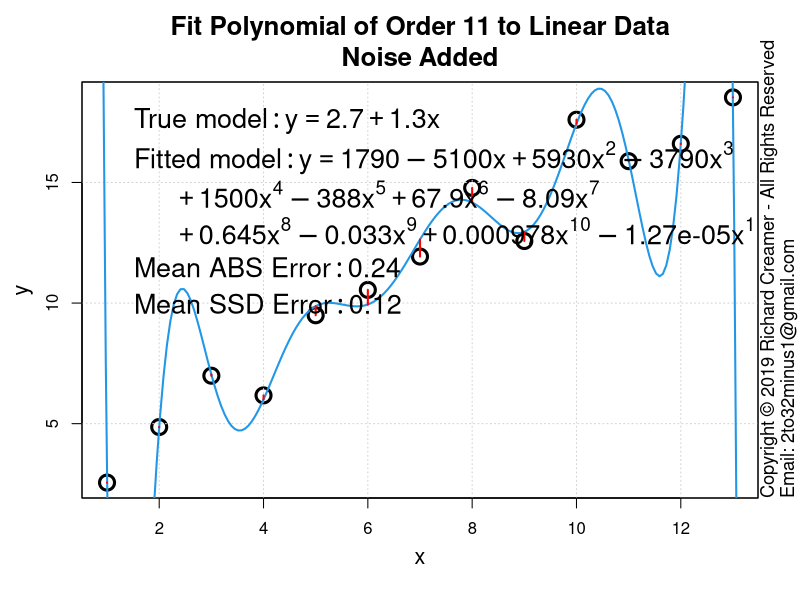

Generate this figure with R:
##############################################################
### Copyright (c) Richard Creamer 2019 - All Rights Reserved
### Inquiries: email 2to32minus1@gmail.com
##############################################################

### Globals
fontScale = 1.2    # Global font size variable
lf        = 1.2    # Enlarge font of plot labels
verbose   = FALSE  # Verbose printing
lw        = 2      # Line width
xMargin   = 1      # X-axis margin for plots
yMargin   = 1      # Y-axis margin for plots
de        = 0.01   # Small constant for estimating derivatives numerically
smlPts    = 1      # Small  data point/circle
medPts    = 1.5    # Medium data point/circle
lrgPts    = 2.0    # Large  data point/circle

### Run this function to generate this plot
runFunc = function() {
	dw = 1000
	dh = 750	
	path = "D:/Code/R/LeastSquaresPlay/PlotsAndAssocCode/Plot7/"
	savePngVerbose( paste(path, "Plot7.png", sep=""), 
					plotNthOrderPolyToLinearData, w=dw, h=dw, un="px", N=11, doPlot=TRUE, nPts=13 )	
}

### Fit Nth order polynomial to linear data
plotNthOrderPolyToLinearData = function( nPts=15, N=1, modelM=1.3, modelB=2.7, noiseSigma=1.5, doPlot=FALSE ) {
	set.seed( 3 )
	
	if ( N < 1 || N > 11 ) { print( sprintf( "Error: N (%d) outside range 1:11", N) ); return() }
	if ( nPts < (N + 1) )  { print( sprintf( "Error: nPts (%d) must be > N (%d)", nPts, N ) ); return() }
	
	coeff = c( modelB, modelM )
	x = 1:nPts
	y = evalPoly( x, coeff ) + rnorm( length(x), sd=noiseSigma )
	
	# Build appropriate formula, example: "y ~ x + I(x^2) + I(x^3) + ..."
	polyFormula = makePolyFormula( polyOrder=N )
	
	lmFit = lm( as.formula(polyFormula) )
	e = compPolyFitError( x, y, lmFit$coefficients )
	if ( doPlot ) {
		plotTitle = sprintf( "Fit Polynomial of Order %d to Linear Data\nNoise Added", N );
		plot( x, y, cex.lab=lf, xlab="", ylab="", main=plotTitle, cex=lrgPts, lwd=lw+1, cex.main=1.3*fontScale )
		addAxisLabels()
		grid()
		box()
		leftX = gpl()$xLim[1]
		rightX = gpl()$xLim[2]
		predX = seq( leftX, rightX, length.out=200 )
		predY = evalPoly( predX, lmFit$coefficients )
		lines( predX, predY, col=4, lwd=lw )
		segments( x, y, x, predict(lmFit), col = "red", lwd=lw )  # Note: predict(lmFit) same as evalPoly(x, lmFit$coefficients)
		if ( N > 9 ) {
			addLegend( coeff, lmFit$coefficients, meanAbsErr=e$meanAbsError, meanSsdErr=e$meanSsdError, wrapLimit=4 )
		}
		else {
			addLegend( coeff, lmFit$coefficients, meanAbsErr=e$meanAbsError, meanSsdErr=e$meanSsdError )
		}
	}
	return( list(nPts=nPts, x=x, y=y, lmFit=lmFit, meanAbsErr=e$meanAbsError, meanSsdErr=e$meanSsdError) )
}

### Get Plot Limits : gpl()$xLim[1] --> left x-coord
gpl = function() {
	u = par( "usr" )
	return( list( xLim=u[1:2], yLim=u[3:4] ) )
}

### Return string suitable for plot titles with actual exponents (not '^')
### Examples: [ "1.23", "1.23-2.21x", "1.23-2.21x+4.98x^2" ]
prettyPoly = function( coeff, nSigFigs=3, wrapLimit=3 ) {
	rc = signif( coeff, nSigFigs )
	numTerms = length( coeff )
	terms = c()
	for ( termNum in 1:numTerms ) {
		if ( termNum == 1 ) {
			s = paste( rc[termNum], sep="" )
		} else {
			s = paste( abs(rc[termNum]), sep="" )
		}
		if ( termNum > 1 )
			s = paste( s, "*x", sep="" )
		if ( termNum > 2 )
			s = paste( s, "^", (termNum-1), sep="" )
		terms[ length(terms) + 1 ] = s
	}
	wrapLines = list()
	catStr = ""
	for ( termNum in 1:numTerms ) {
		if ( termNum > 1 && ( termNum - 1 ) %% wrapLimit == 0 ) {
			wrapLines[length(wrapLines) + 1] = catStr
			catStr = ""
		}
		if ( termNum == 1 ) {
			catStr = paste( catStr, terms[termNum], sep="" )
		} else {
			if ( rc[termNum] < 0 ) {
				catStr = paste( catStr, " - ", terms[termNum], sep="" )
			} else {
				catStr = paste( catStr, " + ", terms[termNum], sep="" )
			}
		}
	}
	if ( catStr != "" )
		wrapLines[length(wrapLines) + 1] = catStr
	return( wrapLines )
}

### Convience method to add x/y axis labels
addAxisLabels = function( xLabel="x", yLabel="y", cexVal=1.3 ) {
	mtext( text=xLabel, side=1, line=2.5, cex=cexVal )
	mtext( text=yLabel, side=2, line=2.5, cex=cexVal )
}

### Add a legend to a plot suitable for this deck's polynomials/purpose
addLegend = function( coeff, fitCoeff, meanAbsErr=NULL, meanSsdErr=NULL, fontSz=1.35*fontScale, pos="topleft", wrapLimit=5 ) {
	legList = list()
	
	# Generate and append legend text lines for 'true model'
	truePolyStrList = prettyPoly( coeff, nSigFigs=3, wrapLimit=wrapLimit )
	legList[1] = paste( "'True model': y ==", truePolyStrList[1], sep="" )
	if ( length( truePolyStrList ) > 1 ) {
		for ( i in 2:length( truePolyStrList ) ) {
			legList[length(legList)+1] = paste( "'     '", truePolyStrList[i], sep="" )
		}
	}
	
	# Generate and append legend text lines for 'fitted model'
	fitPolyStrList = prettyPoly( fitCoeff, nSigFigs=3, wrapLimit=wrapLimit )
	legList[length(legList) + 1] = paste( "'Fitted model': y ==", fitPolyStrList[1], sep="" )
	if ( length( fitPolyStrList ) > 1 ) {
		for ( i in 2:length( fitPolyStrList ) ) {
			legList[length(legList)+1] = paste( "'     '", fitPolyStrList[i], sep="" )
		}
	}
	
	if ( !is.null(meanAbsErr) ) {
		legError = paste( "'Mean ABS Error': ", sprintf( "%.2f", meanAbsErr ), sep="" )
		legList[ length( legList ) + 1 ] = legError
	}
	if ( !is.null(meanSsdErr) ) {
		legError = paste( "'Mean SSD Error': ", sprintf( "%.2f", meanSsdErr ), sep="" )
		legList[ length( legList ) + 1 ] = legError
	}
	
	legend( pos, bty="n",inset=c(0.005,0.01),
			legend=parse(text=legList), col=c("transparent","transparent"),
			cex=fontSz, pch=15, y.intersp=1.1 )
}

# Compute errors, ABS and SSD, return tuple
compPolyFitError = function( x, y, coeff ) {
	predY = evalPoly( x, coeff )
	meanAbsError = (1/length(x)) * sum( abs(predY - y) )
	meanSsdError = (1/length(x)) * sum( (predY - y)^2 )
	return( list( meanAbsError=meanAbsError, meanSsdError=meanSsdError ) )
}

# Build Nth order polynomial formula string
makePolyFormula = function( indepVar="x", depVar="y", polyOrder=1 ) {
	formulaStr = paste( depVar, " ~ ", indepVar, sep="" )
	if ( polyOrder > 1 ) {
		for ( i in 2:polyOrder )
			formulaStr = paste( formulaStr, " + I(", indepVar, "^", i, ")", sep="" )
	}
	return( formulaStr )
}

### Compute f(x) for a polynomial and a vector of x-coordinates
evalPoly = function( x, coeff ) {
	if ( length( coeff ) < 1 ) return( c(0) )  	
	termSum = 0
	for ( i in 1:length(coeff) ) {
		termSum = termSum + coeff[i] * x^(i-1)
	}
	return( termSum )
}

### Save to PNG file, specify width and height
savePngVerbose = function( path, plotFunc, w=512, h=512, un="px", doCopyright=TRUE, ... ) {
	png( filename = path, type="cairo", units=un, width=w, height=h, pointsize=12, res=96 )
	plotFunc( ... )
	if ( doCopyright )
		addCopyright()
	dev.off()
}

### Add copyright notice to plot via text()
addCopyright = function() {
	mtext( "Copyright \uA9 2019 Richard Creamer - All Rights Reserved", side=4, line=0, adj=0, cex=1.1 )
	mtext( "Email: 2to32minus1@gmail.com", side=4, line=1, adj=0, cex=1.1 )
}

runFunc()
